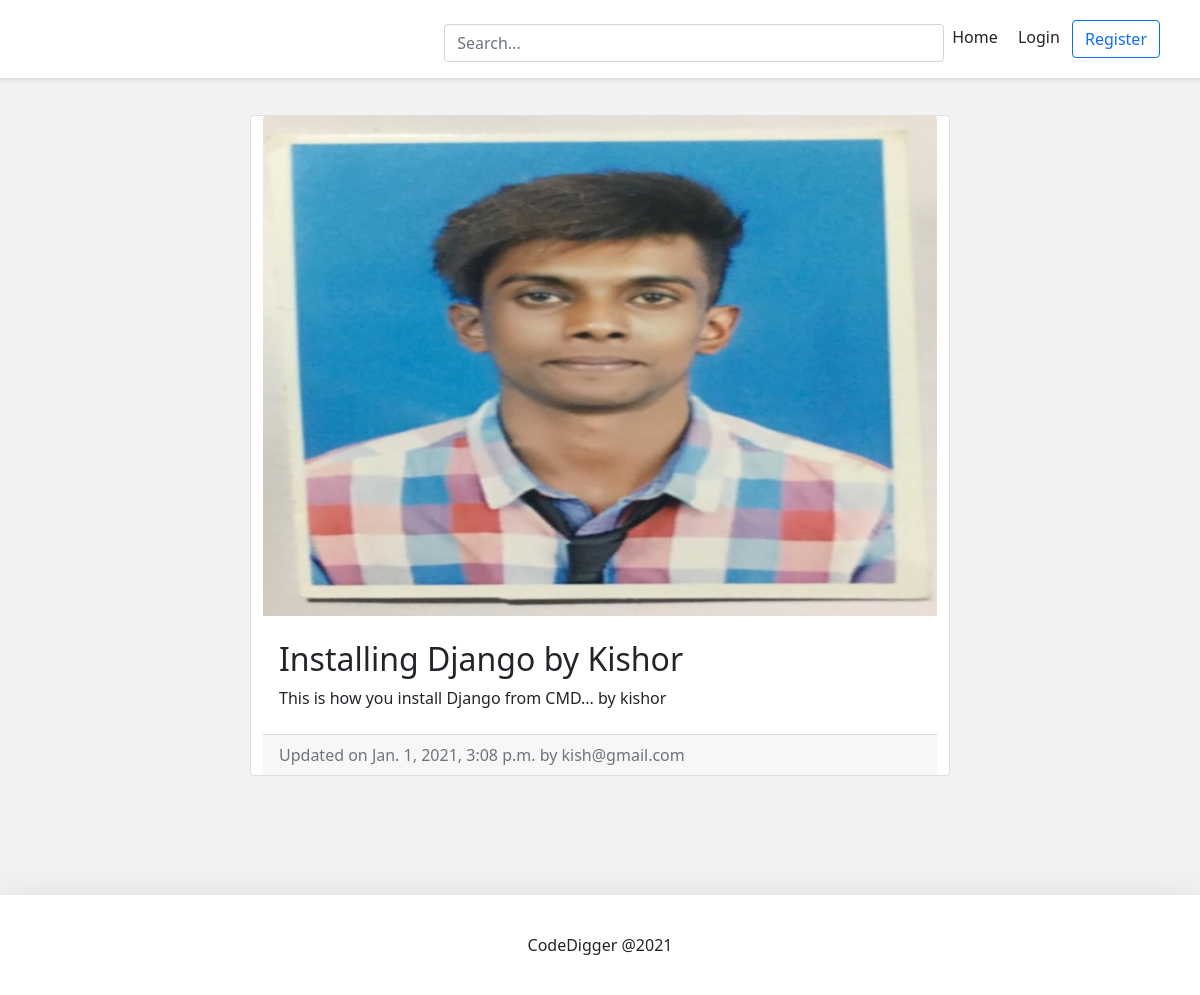
Screenshot of /blog/kishor-installing-django/ with the database file from the repository.
### blog/models.py (models this page shows, shortened)
class BlogPost(models.Model):
	title				= models.CharField(max_length=50, null=False, blank=False)
	body				= models.TextField(max_length=5000, null=False, blank=False)
	image				= models.ImageField(upload_to=upload_loaction, null=False, blank=False)
	date_published		= models.DateTimeField(auto_now_add=True, verbose_name="date published")
	date_updated		= models.DateTimeField(auto_now=True, verbose_name="date updated")
	author 				= models.ForeignKey(settings.AUTH_USER_MODEL, on_delete=models.CASCADE)
	slug 				= models.SlugField(blank=True, unique=True)

### account/models.py (models this page shows, shortened)
class Account(AbstractBaseUser):
	email					= models.EmailField(verbose_name='email', max_length=60, unique=True)
	username				= models.CharField(unique=True,max_length=30)
	date_joined				= models.DateTimeField(verbose_name='date joined', auto_now_add=True)
	last_login				= models.DateTimeField(verbose_name='last login', auto_now=True)
	is_admin				= models.BooleanField(default=False)
	is_active				= models.BooleanField(default=True)
	is_staff				= models.BooleanField(default=False)
	is_superuser			= models.BooleanField(default=False)
	USERNAME_FIELD = 'email'
	REQUIRED_FIELDS = ['username']
	objects = MyAccountManager()
	def __str__(self):
		return self.email

### blog/views.py (the view)
# urls.py: path('<slug>/', detailed_blog_view, name="detail"),
def detailed_blog_view(request,slug):
	context = {}
	blog_post = get_object_or_404(BlogPost, slug=slug)
	context['blog_post']=blog_post
	return render(request, 'blog/detailed_blog.html', context)

### blog/templates/blog/detailed_blog.html (shortened to what this page needs)
{% extends 'base.html' %}
{% block content %}
<div class="container">
	<div class="row">
		<div class="card m-auto">
			<img width="100px" height="500px" class="card-img-top" src="{{blog_post.image.url}}">
			<div class="card-body my-2">
				<h2 class="card-title">{{blog_post.title}}</h2>
				<p class="card-text">{{blog_post.body|safe}}</p>
			</div>
			<div class="card-footer text-muted">
				Updated on {{blog_post.date_updated}} by {{blog_post.author}}
			</div>
		</div>
	</div>
</div>
{% endblock %}

### templates/snippets/header.html (style rules this page uses)
.container { max-width: 960px; }

### templates/snippets/baseCSS.html (style rules this page uses)
body { background-color: #f2f2f2; }

### blog/templates/blog/detailed_blog.html (style rules this page uses)
.card { max-width: 700px; width: 100%; }
.container { padding: 20px; }

### rows the page displays
BlogPost: image (picture), title "Installing Django by Kishor", body "This is how you install Django from CMD... by kishor", date_updated "Jan. 1, 2021, 3:08 p.m.", author "kish@gmail.com"
